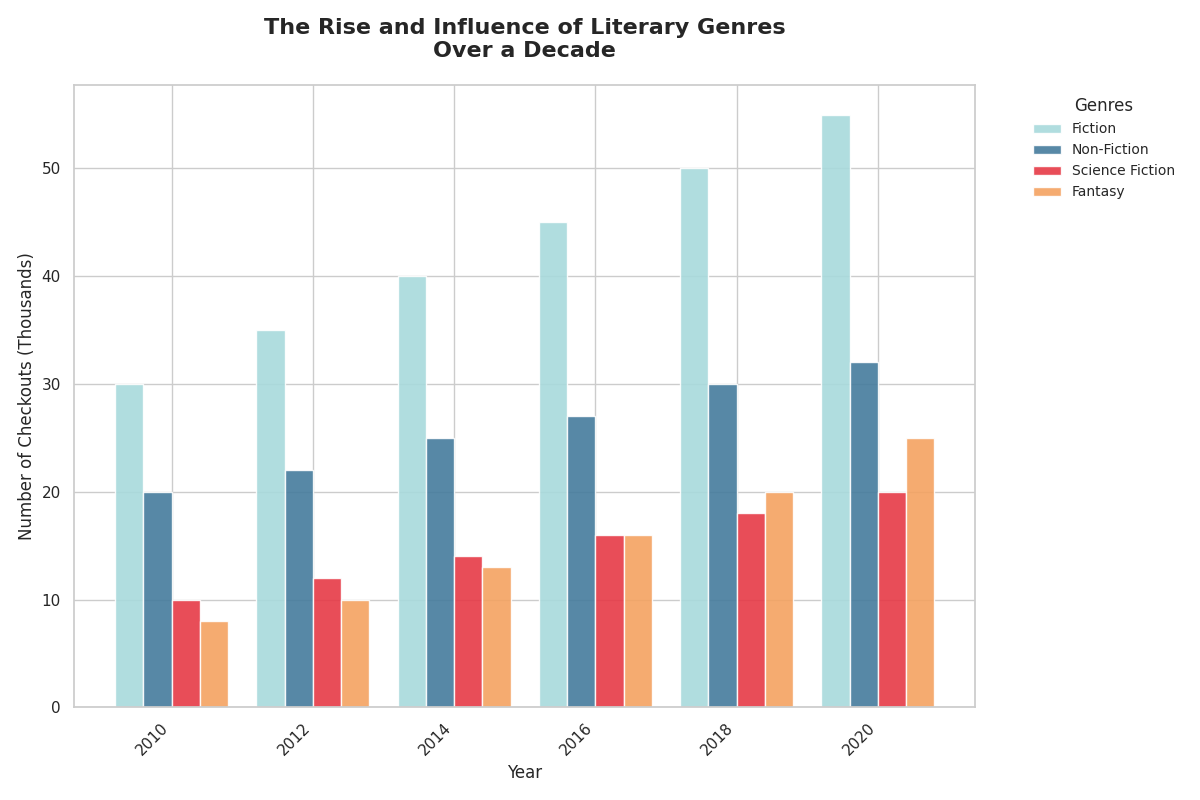

Write Python code to recreate this figure.
import numpy as np
import matplotlib.pyplot as plt

years = np.array([2010, 2012, 2014, 2016, 2018, 2020])
fiction = np.array([30, 35, 40, 45, 50, 55])
non_fiction = np.array([20, 22, 25, 27, 30, 32])
sci_fi = np.array([10, 12, 14, 16, 18, 20])
fantasy = np.array([8, 10, 13, 16, 20, 25])

colors = ['#a8dadc', '#457b9d', '#e63946', '#f4a261']

fig, ax = plt.subplots(figsize=(12, 8))

bar_width = 0.2
x_indices = np.arange(len(years))

ax.bar(x_indices, fiction, width=bar_width, color=colors[0], label='Fiction', alpha=0.9)
ax.bar(x_indices + bar_width, non_fiction, width=bar_width, color=colors[1], label='Non-Fiction', alpha=0.9)
ax.bar(x_indices + 2 * bar_width, sci_fi, width=bar_width, color=colors[2], label='Science Fiction', alpha=0.9)
ax.bar(x_indices + 3 * bar_width, fantasy, width=bar_width, color=colors[3], label='Fantasy', alpha=0.9)

ax.set_title("The Rise and Influence of Literary Genres\nOver a Decade", fontsize=16, fontweight='bold', pad=20)
ax.set_xlabel("Year", fontsize=12)
ax.set_ylabel("Number of Checkouts (Thousands)", fontsize=12)

ax.set_xticks(x_indices + 1.5 * bar_width)
ax.set_xticklabels(years, rotation=45, ha='right')

ax.legend(loc='upper left', title="Genres", bbox_to_anchor=(1.05, 1), fontsize=10, title_fontsize='12', frameon=False)

plt.tight_layout()
plt.show()
